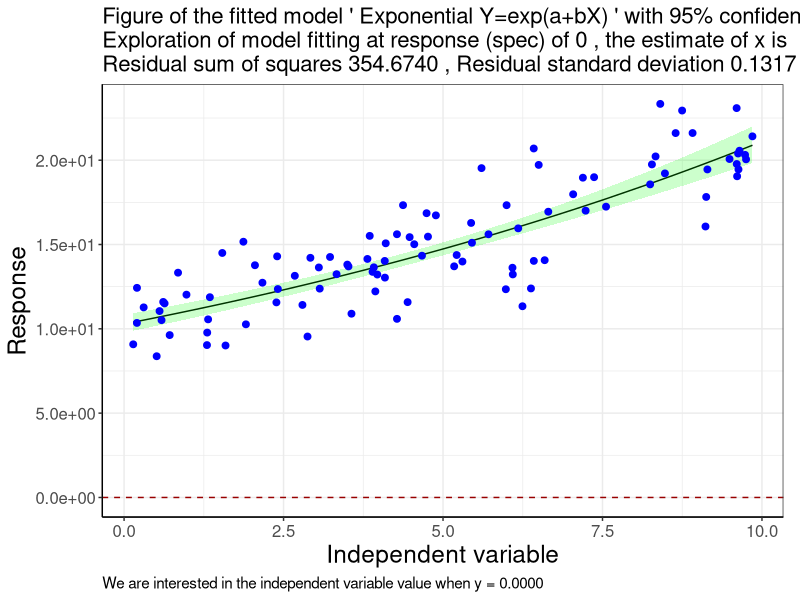
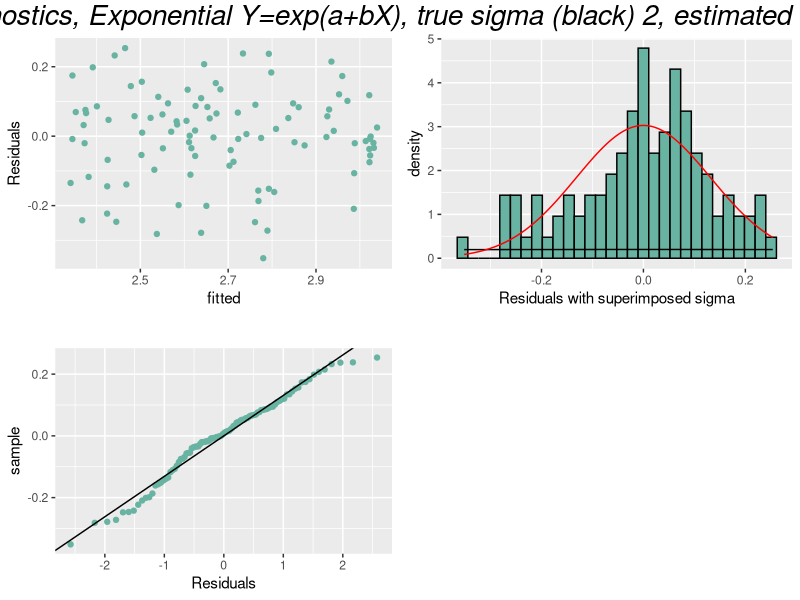

Recreate these plots in R, in order.
#~~~~~~~~~~~~~~~~~~~~~~~~~~~~~~~~~~~~~~~~~~~~~~~~~~~~~~~~~~~~~~~~~~~~~~~~~~~~~~~~~~~~~~~

  rm(list=ls()) 
  set.seed(333) # reproducible
  
  library(rms)
  library(ggplot2)
  library(tidyverse)
  
  options(max.print=1000000)    
  
  fig.width <- 1200
  fig.height <- 500
  fig.width1 <- 1380
  fig.width8 <- 1380
  fig.height1 <- 700
  fig.width7 <- 700
  fig.height7 <- 770
  fig.width6 <- 680
  
  ## convenience functions
  p0 <- function(x) {formatC(x, format="f", digits=0)}
  p1 <- function(x) {formatC(x, format="f", digits=1)}
  p2 <- function(x) {formatC(x, format="f", digits=2)}
  p3 <- function(x) {formatC(x, format="f", digits=3)}
  p4 <- function(x) {formatC(x, format="f", digits=4)}
  p5 <- function(x) {formatC(x, format="f", digits=5)}
  p2f <- function(x) {formatC(x, format="f", digits=4)}
  
  logit <- function(p) log(1/(1/p-1))
  expit <- function(x) 1/(1/exp(x) + 1)
  inv_logit <- function(logit) exp(logit) / (1 + exp(logit))
  is.even <- function(x){ x %% 2 == 0 } # function to identify odd maybe useful
  
  options(width=200)
  options(scipen=999)
  
  #~~~~~~~~~~~~~~~~~~~~~~~~~~~~~~~~~~~~~~~~~~~~~~~~~~~~~~~~~~~~~~~~~~~~~~~~~~~~
  
  loq <- function (x, y, model, spec, print.plot=1) {
    
    # Define models
    
    if (model %in% 1 ) {mod="Linear Y=a+bX"}  
    if (model %in% 2 ) {mod="Exponential Y=exp(a+bX)"} 
    if (model %in% 3 ) {mod="Reciprocal-Y Y=1/(a+bX)"} 
    if (model %in% 4 ) {mod="Reciprocal-X Y=a+b/X"} 
    if (model %in% 5 ) {mod="Double Reciprocal Y=1/(a+b/X)"} 
    if (model %in% 6 ) {mod="Logarithmic-X Y=a+b(log(X))"} 
    if (model %in% 7 ) {mod="Multiplicative Y=aX^b"} 
    if (model %in% 8 ) {mod="Square Root-X Y=a+b(sqrt(X))"} 
    if (model %in% 9 ) {mod="Square Root-Y Y=(a+bX)^2"} 
    if (model %in% 10) {mod="S-curve Y=exp(a+b/X)"} 
    if (model %in% 11) {mod="Square X and Y Y^2=a+X^2/b"} 
    
    # transformation of data for 11 models
    
    ty1 <- y;       tx1 <- x
    ty2 <- log(y);  tx2 <- x
    ty3 <- 1/y;     tx3 <- x
    ty4 <- y;       tx4 <- 1/x
    ty5 <- 1/y;     tx5 <- 1/x
    ty6 <- y;       tx6 <- log(x)
    ty7 <- log(y);  tx7 <- log(x)
    ty8 <- y;       tx8 <- sqrt(x)
    ty9 <- sqrt(y); tx9 <- x
    ty10 <- log(y); tx10 <- 1/x
    ty11 <- y^2;    tx11 <- x^2
    
    # save the original data
    
    x1 <- x
    y1 <- y
    
    # transform using the selected model (1 - 11)
    
    x <- eval(parse(text=(paste("tx", model, sep="")) )) 
    y <- eval(parse(text=(paste("ty", model, sep="")) )) 
    
    # summary statistics of the independent variable
    
    n <- length(x)
    txbar <- mean(x)
    txstd <- sd(x)
    
    # run regression on the transformed data grab slope intercept
    
    f <- lm(y~x) 
    intercept <- coef(f)[1][[1]]
    slope <- coef(f)[2][[1]]
    
    # R2 on the transformed x and y,  an idea but not used
    
    v1 <- unlist(cor.test(x,y)$estimate^2)[1][[1]]   
    
    # obtain the predictions 
    
    p <- predict.lm(f, interval="confidence")
    
    # transform the predicted values & 95%CI back to original scale 
    
    if (model %in% c(2,7,10)) {p <- exp(p)} 
    if (model %in% c(3,5)  )  {p <- 1/p} 
    if (model %in% c(9)    )  {p <- p^2} 
    if (model %in% c(11)   )  {p <- p^.5} 
    
    # calculate residual squared 
    # residuals original y and transformed back predicted values 
    
    r <- (y1-p[,1])^2 
    
    # R2 on the original x and transformed back predicted y, an idea but not used
    
    v2 <- unlist(cor.test(x1,p[,1])$estimate^2)[1][[1]]
    
    # residual sum of squares, this will be used to judge best model
    
    ssr <- sum(r, na.rm=T) 
    
    # transform the response that we will read back
    
    tyspec <- spec 
    if (model %in% c(2,7,10)) {tyspec <- log(tyspec)} 
    if (model %in% c(3,5)  )  {tyspec <- 1/tyspec} 
    if (model %in% c(9)    )  {tyspec <- sqrt(tyspec)} 
    if (model %in% c(11)   )  {tyspec <- tyspec ^2}  
    
    # grab the residual standard deviation
    
    rsd2<-as.data.frame(anova(f))[2,3]^.5  
    
    # read back on transformed scale
    
    mse <- rsd2^2
    t <- qt(0.975, n-2)
    a <- t^2*mse/((n-1)*txstd^2)-slope^2
    b <- 2*slope*(tyspec-intercept-slope*txbar)
    c <- t^2*mse/n-(tyspec-intercept-slope*txbar) ^2
    txpre <- (tyspec-intercept)/slope
    txup <-  (-b+sqrt(b^2-4*a*c))/(2*a) + txbar
    txlow <- (-b-sqrt(b^2-4*a*c))/(2*a) + txbar
    
    # transform the read back estimates to the original scale
    
    if (model %in% c(4,5,10)) {txpre <- 1/txpre; txup <- 1/txup; txlow <- 1/txlow} 
    if (model %in% c(6,7)  )  {txpre <- exp(txpre); txup <- exp(txup); txlow <- exp(txlow)}  
    if (model %in% c(8)    )  {txpre <- txpre^2;  txup <- txup^2;  txlow <- txlow^2} 
    if (model %in% c(11)   )  {txpre <- txpre^.5; txup <- txup^.5; txlow <- txlow^.5}   
    
    # ensure order of limits is correct
    
    limits <- sort(c(txlow,txup))
    txlow <- limits[1]
    txup <-  limits[2]
    
    # help with plotting
    
    ymin <- min(y)
    ymax <- max(y)
    ystep <- (ymax-ymin)/8
    ymin1 <-  ymin-ystep
    ymax1 <-  ymax+ystep
    
    xmin <- min(x)
    xmax <- max(x)
    xstep <- (xmax-xmin)/8
    xmin1 <-  xmin-xstep
    xmax1 <-  xmax+xstep
    
    # put all pertinent data together, original data and predicted with 95%CI
    
    foo <- data.frame(cbind(x=x1, obsy=y1, pred= p[,1], p2a=p[,2], p3=p[,3], r=r^.5, rr2=r))
    foo <- foo[order(foo$obsy),]
    
    # plot and present the estimated read back
    
    p1 <- ggplot(foo, aes(x=x,y=pred)) + 
      geom_line( ) +
      geom_ribbon(data=foo , aes(ymin= p2a,ymax= p3),alpha=0.2,   fill="green") +
      geom_point(data=foo, aes(x=x ,y=obsy), size=2, color='blue')  
    scale_x_continuous(limits = c(xmin1, xmax1))
    scale_y_continuous(limits = c(ymin1, ymax1))  # this was x?
    
    p <- p1  + geom_hline(yintercept=spec, colour="#990000", linetype="dashed")
    
    p <- p + theme(axis.text.x = element_text(angle = 90, hjust = 1, size=13,color="darkred"))
    p <- p + scale_color_manual(values=c("Red","blue"))
    p <- p + theme_bw()
    p <- p + xlab('Independent variable') 
    p <- p + ylab('Dependent variable')
    p <- p + scale_y_continuous(labels = function(x) format(x, scientific = TRUE))
    p <- p + labs(x = "Independent variable", y = "Response") 
    
    p <- p +  theme(panel.background=element_blank(),
                    plot.title=element_text(size=16), 
                    plot.margin = unit(c(5.5,12,5.5,5.5), "pt"),
                    legend.text=element_text(size=12),
                    legend.title=element_text(size=14),
                    axis.text.x  = element_text(size=12),
                    axis.text.y  = element_text(size=12),
                    axis.line.x = element_line(color="black"),
                    axis.line.y = element_line(color="black"),
                    plot.caption=element_text(hjust = 0, size = 11),
                    axis.title.y = element_text(size = rel(1.1), angle = 90),
                    axis.title.x = element_text(size = rel(1.1), angle = 00),
                    axis.title = element_text(size = 16, angle = 00)
    )   
    
    p <- p + labs(title = paste("Figure of the fitted model '",mod,"' with 95% confidence and raw data. \nExploration of model fitting at response (spec) of", spec ,", the estimate of x is",
                                p2f(txpre),"and 95% CI: (",p2f(txlow),",",
                                p2f(txup),")","\nResidual sum of squares", p2f(ssr),", Residual standard deviation",p2f(rsd2),
                                sep=" "),
                  #  subtitle = paste("Model for the curve #",model," ",mod,""),
                  caption = paste0("We are interested in the independent variable value when y = ",p4(spec),"")
    )     
    
    if (print.plot==1) {print(p)}
    
    return(list(ssr=ssr,r=r, foo=foo, f=f, mod=mod))
    
  }

#~~~~~~~~~~~~~~~~~~~~~~~~~~~~~~~~~~~~~~~~~~~~~~~~~~~~~~~~~~~~~~~~~~~~~~~~~~~~

    N=100
    a=10 
    b=1 
    sigma=2 
    spec=0
    model="model1"
    ana="best"        
    
    x <-  array(runif(N, 0, 10))  # no negative values                 }     x <-  array(runif(N, 0, 10))  # no negative values
    
    noise <-  rnorm(N,0, sigma)
    
    if (model %in% "model1") {
      y <-  a+ x*b +    noise
    } else if (input$truth %in% "model2") {
      y <-  exp(a+ x*b + noise)
    } else if (input$truth %in% "model3") {
      y <-  1/(a+ x*b +  noise)
    } else if (input$truth %in% "model4") {
      y <-  a + b*(1/x) + noise
    } else if (input$truth %in% "model5") {
      y <-  1/(a + b/x +  noise)
    } else if (input$truth %in% "model6") {
      y <-  a + log(x)*b +    noise   
    } else if (input$truth %in% "model7") {
      y <-  a * x^b +    noise
    } else if (input$truth %in% "model8") {
      y <-  a + sqrt(x)*b +    noise
    } else if (input$truth %in% "model9") {
      y <-  (a + x*b + noise)^2 
    } else if (input$truth %in% "model10") {
      y <-  exp(a+ b/x + noise)
    } else if (input$truth %in% "model11") {
      y <-  ( a + (x^2)/b + noise)^.5
    }
    
    d <- as.data.frame(cbind(x,y))
    
    #~~~~~~~~~~~~~~~~~~~~~~~~~~~~~~~~~~~~~~~~~~~~~~~~~~~~~~~~~~~~~~~~~~~~~~~~~~~~
    
    y <- d$y
    x <- d$x
    
    ssr <- rep(NA,11)
    
    mdata <- list(NA)
    
    if (ana %in% "best") {
      
      for (j in 1:11) {
        
        res <- loq(x=x, y=y, model=j, spec= spec, print.plot=0) # don't print
        ssr[j] <- res$ssr
        
      }
      
      model <- which(ssr==min(ssr)) 
      mdata <- res$foo
      res2 <- loq(x=x, y=y, model=model, spec= spec, print.plot=0)  # run best model
      f=res2$f   
      mod<- res2$mod
      
    } else {
      
      res <- loq(x=x, y=y, model=as.numeric(input$ana), spec= spec) 
      mdata <- res$foo
      model <- as.numeric(input$ana)
      f=res$f
      mod<- res$mod
      
    }
    
  #~~~~~~~~~~~~~~~~~~~~~~~~~~~~~~~~~~~~~~~~~~~~~~~~~~~~~~~~~~~~~~~~~~~~~~~~~~~~

   res <-  loq(x= x, y= y, model=model, spec= spec, print.plot=1) # print plot

  #~~~~~~~~~~~~~~~~~~~~~~~~~~~~~~~~~~~~~~~~~~~~~~~~~~~~~~~~~~~~~~~~~~~~~~~~~~~~

    names(res$foo) <- c("x","y","prediction","lower 95%CI", "upper 95%CI", "residual","residual^2")
    foo <- plyr::arrange(res$foo,x)
    foo
    
  #~~~~~~~~~~~~~~~~~~~~~~~~~~~~~~~~~~~~~~~~~~~~~~~~~~~~~~~~~~~~~~~~~~~~~~~~~~~~
 
    f <- res$f
   
    resid <- r <- resid(f)
    fitted <- fitted(f)
    d <- cbind(resid, fitted)
    d2 <- as.data.frame(d)
    
    yl <- ylab('Residuals')
    
    xl <- xlab("time")
    
    p1 <- ggplot(d2 , aes(x=fitted , y=resid)) + geom_point (   colour="#69b3a2") + yl
    
    p2 <- ggplot(d2 , aes(sample=resid )) + stat_qq(colour="#69b3a2") +
      geom_abline(intercept=mean(r), slope=sd(r)  ,  colour="black") +
      xlab('Residuals')   +
      ggtitle( " ")
    
    library(gridExtra)
    library(grid)
    df <- data.frame(Residuals = r)
    p3 <- ggplot(df, aes(x = Residuals)) +
      geom_histogram(aes(y =..density..),
                     #breaks = seq(-50, 50, by = 2),
                     colour = "black",
                     fill = "#69b3a2") +
      xlab('Residuals with superimposed sigma')   +
      stat_function(fun = dnorm, args = list(mean = 0, sd = as.numeric(sigma)   )) +# sigma(f)
      stat_function(fun = dnorm, args = list(mean = 0, sd = sigma(f)    ), col='red') # 
    
    grid.arrange(p1,  p3, p2, ncol=2,
                 top = textGrob(paste0(" LS model fit diagnostics, ",mod,", true sigma (black) ",as.numeric(sigma) ,", estimated sigma (red) ", p4(sigma(f)),""),gp=gpar(fontsize=20,font=3)))

    #~~~~~~~~~~~~~~~~~~~~~~~~~~~~~~~~~~~~~~~~~~~~~~~~~~~~~~~~~~~~~~~~~~~~~~~~~~~~
    
